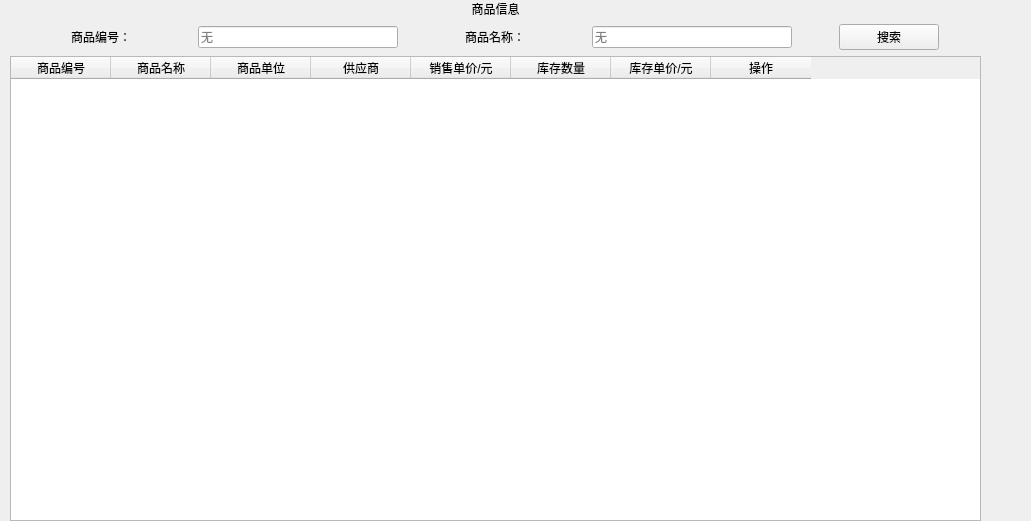
         <widget class="QWidget" name="tb_goods">
          <property name="geometry">
           <rect>
            <x>0</x>
            <y>0</y>
            <width>1031</width>
            <height>521</height>
           </rect>
          </property>
          <attribute name="icon">
           <iconset resource="../main.qrc">
            <normaloff>:/img/resource/Goods_icon.png</normaloff>:/img/resource/Goods_icon.png</iconset>
          </attribute>
          <attribute name="label">
           <string>商品查询</string>
          </attribute>
          <widget class="QWidget" name="layoutWidget_4">
           <property name="geometry">
            <rect>
             <x>10</x>
             <y>0</y>
             <width>971</width>
             <height>521</height>
            </rect>
           </property>
           <layout class="QVBoxLayout" name="verticalLayout_6">
            <item>
             <widget class="QLabel" name="label_25">
              <property name="text">
               <string>商品信息</string>
              </property>
              <property name="alignment">
               <set>Qt::AlignCenter</set>
              </property>
             </widget>
            </item>
            <item>
             <layout class="QHBoxLayout" name="horizontalLayout_8">
              <item>
               <widget class="QLabel" name="label_26">
                <property name="maximumSize">
                 <size>
                  <width>100</width>
                  <height>16777215</height>
                 </size>
                </property>
                <property name="text">
                 <string>商品编号：</string>
                </property>
                <property name="alignment">
                 <set>Qt::AlignCenter</set>
                </property>
               </widget>
              </item>
              <item>
               <widget class="QLineEdit" name="goodsid_goods">
                <property name="maximumSize">
                 <size>
                  <width>200</width>
                  <height>16777215</height>
                 </size>
                </property>
                <property name="placeholderText">
                 <string>无</string>
                </property>
               </widget>
              </item>
              <item>
               <widget class="QLabel" name="label_27">
                <property name="maximumSize">
                 <size>
                  <width>100</width>
                  <height>16777215</height>
                 </size>
                </property>
                <property name="text">
                 <string>商品名称：</string>
                </property>
                <property name="alignment">
                 <set>Qt::AlignCenter</set>
                </property>
               </widget>
              </item>
              <item>
               <widget class="QLineEdit" name="goodsname_goods">
                <property name="maximumSize">
                 <size>
                  <width>200</width>
                  <height>16777215</height>
                 </size>
                </property>
                <property name="placeholderText">
                 <string>无</string>
                </property>
               </widget>
              </item>
              <item>
               <widget class="QPushButton" name="search_goods">
                <property name="maximumSize">
                 <size>
                  <width>100</width>
                  <height>16777215</height>
                 </size>
                </property>
                <property name="text">
                 <string>搜索</string>
                </property>
               </widget>
              </item>
             </layout>
            </item>
            <item>
             <widget class="QTableWidget" name="table_goods">
              <property name="styleSheet">
               <string notr="true">QHeaderView::section {background-color:#008CBA ; /* 蓝色 */
                                                                color: WHITE;
                                                                };
                                                                text-align : center;</string>
              </property>
              <property name="editTriggers">
               <set>QAbstractItemView::NoEditTriggers</set>
              </property>
              <column>
               <property name="text">
                <string>商品编号</string>
               </property>
              </column>
              <column>
               <property name="text">
                <string>商品名称</string>
               </property>
              </column>
              <column>
               <property name="text">
                <string>商品单位</string>
               </property>
              </column>
              <column>
               <property name="text">
                <string>供应商</string>
               </property>
              </column>
              <column>
               <property name="text">
                <string>销售单价/元</string>
               </property>
              </column>
              <column>
               <property name="text">
                <string>库存数量</string>
               </property>
              </column>
              <column>
               <property name="text">
                <string>库存单价/元</string>
               </property>
              </column>
              <column>
               <property name="text">
                <string>操作</string>
               </property>
              </column>
             </widget>
            </item>
           </layout>
          </widget>
         </widget>
